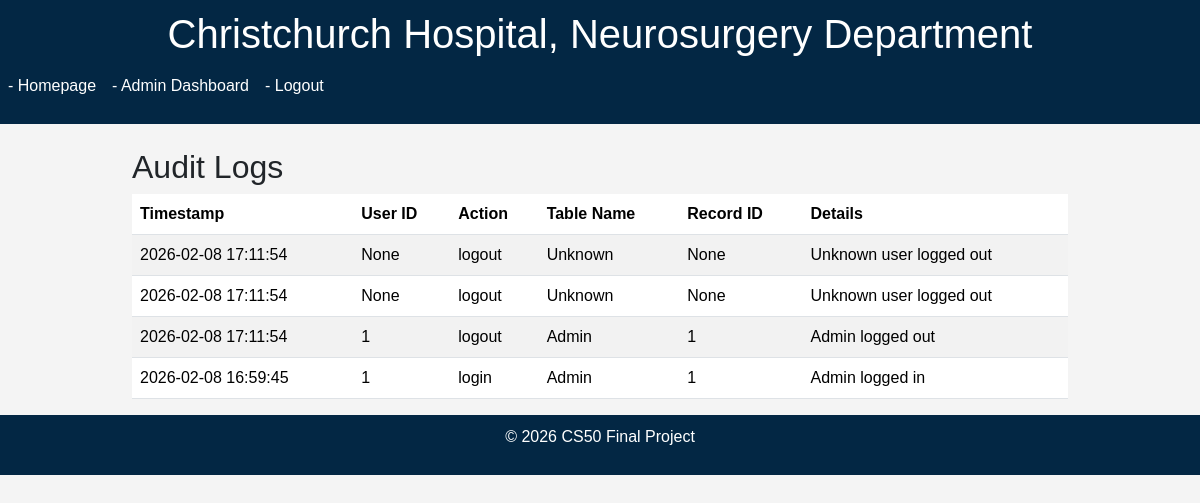
The page /audit_logs (signed in) on the database its author committed.
### models.py (models this page shows)
class AuditLog(db.Model):
    id = db.Column(db.Integer, primary_key=True)
    user_id = db.Column(db.Integer)  # ID of the user who made the change
    action = db.Column(db.String(64))  # e.g., 'create', 'update', 'delete'
    table_name = db.Column(db.String(64))  # e.g., 'Patient', 'Diagnosis'
    record_id = db.Column(db.Integer)  # ID of the affected record
    timestamp = db.Column(db.DateTime, default=datetime.utcnow)
    details = db.Column(db.Text)  # Optional: what changed

### app.py (the view)
@app.route("/audit_logs")
@admin_required
def audit_logs():
    logs = AuditLog.query.order_by(AuditLog.timestamp.desc()).all()
    return render_template("audit_logs.html", logs=logs)

### helpers.py (called while the page is built)
def admin_required(f):
    @wraps(f)
    def decorated_function(*args, **kwargs):
        if not session.get("is_admin"):
            return redirect("/admin_login")
        return f(*args, **kwargs)
    return decorated_function

### templates/audit_logs.html (shortened to what this page needs)
{% extends "layout.html" %}
{% block content %}
    <div class="container mt-4">
        <h2>Audit Logs</h2>
        <table class="table table-striped">
            <thead>
                <tr>
                    <th scope="col">Timestamp</th>
                    <th scope="col">User ID</th>
                    <th scope="col">Action</th>
                    <th scope="col">Table Name</th>
                    <th scope="col">Record ID</th>
                    <th scope="col">Details</th>
                </tr>
            </thead>
            <tbody>
                {% for log in logs %}
                <tr>
                    <td>{{ log.timestamp.strftime('%Y-%m-%d %H:%M:%S') }}</td>
                    <td>{{ log.user_id }}</td>
                    <td>{{ log.action }}</td>
                    <td>{{ log.table_name }}</td>
                    <td>{{ log.record_id }}</td>
                    <td>{{ log.details }}</td>
                </tr>
                {% endfor %}
            </tbody>
        </table>
    </div>
{% endblock %}

### static/style.css (style rules this page uses)
body { font-family: Arial, sans-serif; margin: 0; padding: 0; background-color: #f4f4f4; }
.container { width: 80%; margin: auto; overflow: hidden; }

### rows shown on the page
AuditLog: timestamp "2026-02-08 17:11:54", user_id "None", action "logout", table_name "Unknown", record_id "None", details "Unknown user logged out"
AuditLog: timestamp "2026-02-08 17:11:54", user_id "None", action "logout", table_name "Unknown", record_id "None", details "Unknown user logged out"
AuditLog: timestamp "2026-02-08 17:11:54", user_id "1", action "logout", table_name "Admin", record_id "1", details "Admin logged out"
AuditLog: timestamp "2026-02-08 16:59:45", user_id "1", action "login", table_name "Admin", record_id "1", details "Admin logged in"
